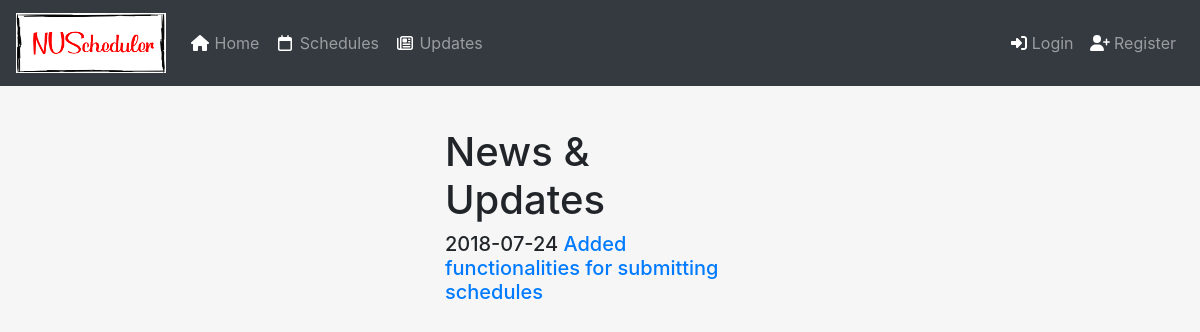
Page /updates/ on the committed database.
### update/models.py (models this page shows, shortened)
class UpdatePost(models.Model):
    id = models.UUIDField(primary_key=True, default=uuid.uuid4, editable=False)
    title = models.CharField(max_length=140)
    body = models.TextField()
    date = models.DateTimeField()

### update/templates/update/update.html
{% extends "base.html" %}
{% block content %}
<div class="container-fluid">
    <h1>News & Updates</h1>
    {% for post in object_list %}
        <h5>{{ post.date|date:"Y-m-d" }}<a href="/updates/{{post.id}}"> {{post.title}}</a></h5>
    {% endfor %}
</div>
{% endblock %}

### homepage/templates/base.html (style rules this page uses)
html, body { height:100% }

### rows in the picture
UpdatePost: date "2018-07-24", title "Added functionalities for submitting schedules"
